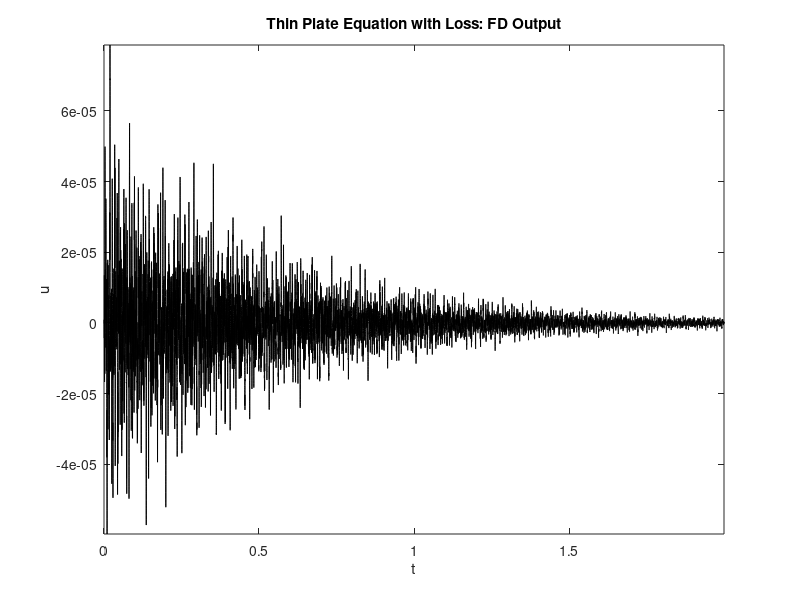

MATLAB code to generate this figure:
SR = 44100; % sample rate(Hz)
K = 20; % plate stiffness parameter (1/s)
T60 = 8; % 60 dB decay time (s)
epsilon = 1.2; % domain aspect ratio
TF = 2; % duration of simulation(s)
ctr = [0.8 0.9]; wid = 0.3; % center location/width of excitation
u0 = 0; v0 = 1; % maximum initial displacement/velocity
rp = [0.05 0.7]; % position of readout([0-1,0-1])
mu = 0.25; % scheme free parameter
%%%%%% end global parameters
% begin derived parameters
k = 1/SR; % time step
NF = floor(SR*TF); % duration of simulation (samples)
sig0 = 6*log(10)/T60; % loss parameter
% stability condition/scheme parameters
h = sqrt(K*k/mu); % find grid spacing
Nx = floor(sqrt(epsilon)/h); % number of x-subdivisions of spatial domain
Ny = floor(1/(sqrt(epsilon)*h)); % number of y-subdivisions of spatial domain
h = sqrt(epsilon)/Nx;
ss = (Nx-1)*(Ny-1); % total grid size
% generate difference matrix/scheme matrices
Dxx = sparse(toeplitz([-2/h^2;1/h^2;zeros(Nx-3,1)]));
Dyy = sparse(toeplitz([-2/h^2;1/h^2;zeros(Ny-3,1)]));
D = kron(eye(Nx-1), Dyy)+kron(Dxx, eye(Ny-1)); DD = D*D;
B = sparse((2*eye(ss)-K^2*k^2*DD)/(1+sig0*k));
C = ((1-sig0*k)/(1+sig0*k))*sparse(eye(ss));
% readout interpolation parameters
rp_index = (Ny-1)*floor(rp(1)*Nx)+floor(rp(2)*Ny);
% create 2D raised cosine
[X, Y] = meshgrid([1:Nx-1]*h, [1:Ny-1]*h);
dist = sqrt((X-ctr(1)*sqrt(epsilon)).^2+(Y-ctr(2)/sqrt(epsilon)).^2);
ind = sign(max(-dist+wid/2,0)); rc = 0.5*ind.*(1+cos(2*pi*dist/wid));
rc = reshape(rc, ss,1);
% set initial conditions/initialize output
u2 = u0*rc; u1 = (u0+k*v0)*rc; u = zeros(ss,1);out = zeros(NF,1);
%%%%%% start main loop
for n=3:NF
u = B*u1-C*u2;
u2 = u1; u1 = u;
out(n) = u(rp_index);
end
%%%%%% end main loop
% plot output waveform
plot([0:NF-1]*k, out, 'k'); xlabel('t'); ylabel('u');
title('Thin Plate Equation with Loss: FD Output'); axis tight
% play sound
soundsc(out,SR);